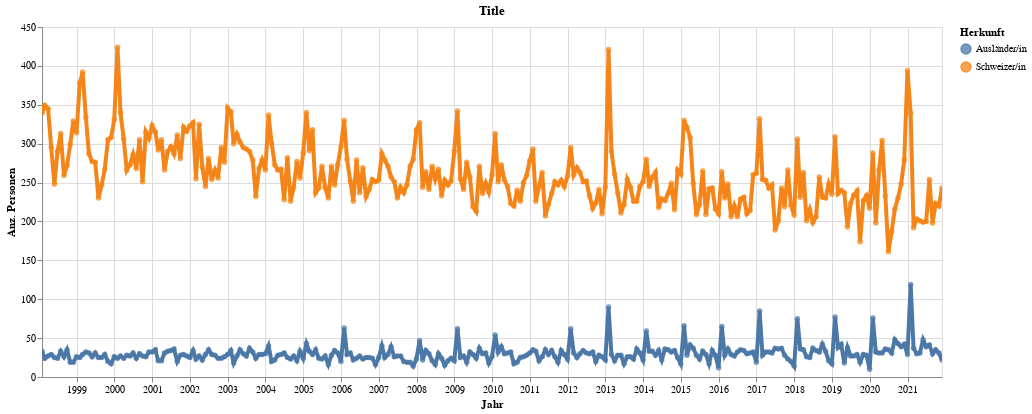

The cell this chart's notebook holds for it:
### Code cell
highlight = alt.selection(type='single', on='mouseover',
                          fields=['HerkunftLang'], nearest=True)
#x='date:StichtagDatJahr',
base = alt.Chart(myAgg.reset_index().query('sum_WBev>1'), title="Title").encode(
    x=alt.X('StichtagDat', axis=alt.Axis(title='Jahr'))# , axis=alt.Axis(format='%', title='percentage')
    , y=alt.X('sum_WBev', axis=alt.Axis(title='Anz. Personen'))
    , color=alt.Color('HerkunftLang', legend=alt.Legend(title="Herkunft"))  
    ,tooltip=['StichtagDat', 'HerkunftLang', 'sum_WBev']    
)
points = base.mark_circle().encode(
    opacity=alt.value(0.75)
).add_selection(
    highlight
).properties(
    width=900 , height=350
)
lines = base.mark_line().encode(
    size=alt.condition(~highlight, alt.value(0.5), alt.value(4))
).interactive()

lines + points

### Figure 1 — Vega-Lite specification as saved in the notebook (floating-point values rounded to 4 significant figures; data arrays with more than 128 entries replaced by an {"elided": "..."} marker saying what was removed)
{"config": {"view": {"continuousWidth": 400, "continuousHeight": 300}}, "layer": [{"mark": "line", "encoding": {"color": {"type": "nominal", "field": "HerkunftLang", "legend": {"title": "Herkunft"}}, "size": {"condition": {"value": 0.5, "selection": {"not": "selector033"}}, "value": 4}, "tooltip": [{"type": "temporal", "field": "StichtagDat"}, {"type": "nominal", "field": "HerkunftLang"}, {"type": "quantitative", "field": "sum_WBev"}], "x": {"type": "temporal", "axis": {"title": "Jahr"}, "field": "StichtagDat"}, "y": {"type": "quantitative", "axis": {"title": "Anz. Personen"}, "field": "sum_WBev"}}, "selection": {"selector034": {"type": "interval", "bind": "scales", "encodings": ["x", "y"]}}, "title": "Title"}, {"mark": "circle", "encoding": {"color": {"type": "nominal", "field": "HerkunftLang", "legend": {"title": "Herkunft"}}, "opacity": {"value": 0.75}, "tooltip": [{"type": "temporal", "field": "StichtagDat"}, {"type": "nominal", "field": "HerkunftLang"}, {"type": "quantitative", "field": "sum_WBev"}], "x": {"type": "temporal", "axis": {"title": "Jahr"}, "field": "StichtagDat"}, "y": {"type": "quantitative", "axis": {"title": "Anz. Personen"}, "field": "sum_WBev"}}, "height": 350, "selection": {"selector033": {"type": "single", "on": "mouseover", "fields": ["HerkunftLang"], "nearest": true}}, "title": "Title", "width": 900}], "data": {"name": "data-c1eae7c2a4eae1a643baee596b0b28b5"}, "$schema": "https://vega.github.io/schema/vega-lite/v4.8.1.json", "datasets": {"data-c1eae7c2a4eae1a643baee596b0b28b5": {"elided": "574 records"}}}
